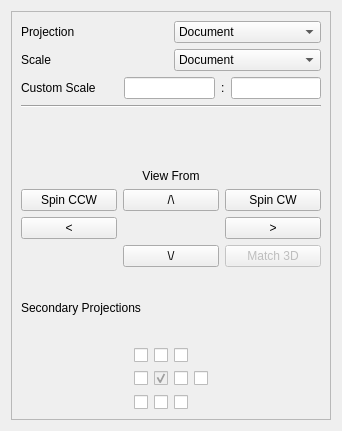
<?xml version="1.0" encoding="UTF-8"?>
<ui version="4.0">
 <class>DrawingGui::TaskProjGroup</class>
 <widget class="QWidget" name="DrawingGui::TaskProjGroup">
  <property name="geometry">
   <rect>
    <x>0</x>
    <y>0</y>
    <width>342</width>
    <height>431</height>
   </rect>
  </property>
  <property name="sizePolicy">
   <sizepolicy hsizetype="Fixed" vsizetype="Expanding">
    <horstretch>0</horstretch>
    <verstretch>0</verstretch>
   </sizepolicy>
  </property>
  <property name="minimumSize">
   <size>
    <width>250</width>
    <height>0</height>
   </size>
  </property>
  <property name="windowTitle">
   <string>Projection Group</string>
  </property>
  <layout class="QVBoxLayout" name="verticalLayout_2">
   <item>
    <widget class="QFrame" name="frame">
     <property name="sizePolicy">
      <sizepolicy hsizetype="Expanding" vsizetype="Expanding">
       <horstretch>0</horstretch>
       <verstretch>0</verstretch>
      </sizepolicy>
     </property>
     <property name="frameShape">
      <enum>QFrame::StyledPanel</enum>
     </property>
     <property name="frameShadow">
      <enum>QFrame::Raised</enum>
     </property>
     <layout class="QVBoxLayout" name="verticalLayout_3">
      <item>
       <layout class="QVBoxLayout" name="verticalLayout">
        <property name="sizeConstraint">
         <enum>QLayout::SetDefaultConstraint</enum>
        </property>
        <item>
         <layout class="QHBoxLayout" name="horizontalLayout_3">
          <item>
           <widget class="QLabel" name="label_7">
            <property name="text">
             <string>Projection</string>
            </property>
           </widget>
          </item>
          <item>
           <widget class="QComboBox" name="projection">
            <property name="editable">
             <bool>false</bool>
            </property>
            <item>
             <property name="text">
              <string>Document</string>
             </property>
            </item>
            <item>
             <property name="text">
              <string>First Angle</string>
             </property>
            </item>
            <item>
             <property name="text">
              <string>Third Angle</string>
             </property>
            </item>
           </widget>
          </item>
         </layout>
        </item>
        <item>
         <layout class="QHBoxLayout" name="horizontalLayout_5">
          <item>
           <widget class="QLabel" name="label">
            <property name="text">
             <string>Scale</string>
            </property>
           </widget>
          </item>
          <item>
           <widget class="QComboBox" name="cmbScaleType">
            <item>
             <property name="text">
              <string>Document</string>
             </property>
            </item>
            <item>
             <property name="text">
              <string>Automatic</string>
             </property>
            </item>
            <item>
             <property name="text">
              <string>Custom</string>
             </property>
            </item>
           </widget>
          </item>
         </layout>
        </item>
        <item>
         <layout class="QHBoxLayout" name="horizontalLayout_6">
          <item>
           <widget class="QLabel" name="label_2">
            <property name="text">
             <string>Custom Scale</string>
            </property>
           </widget>
          </item>
          <item>
           <spacer name="horizontalSpacer_3">
            <property name="orientation">
             <enum>Qt::Horizontal</enum>
            </property>
            <property name="sizeHint" stdset="0">
             <size>
              <width>40</width>
              <height>20</height>
             </size>
            </property>
           </spacer>
          </item>
          <item>
           <widget class="QLineEdit" name="scaleNum">
            <property name="sizePolicy">
             <sizepolicy hsizetype="Expanding" vsizetype="Fixed">
              <horstretch>0</horstretch>
              <verstretch>0</verstretch>
             </sizepolicy>
            </property>
           </widget>
          </item>
          <item>
           <widget class="QLabel" name="label_4">
            <property name="text">
             <string>:</string>
            </property>
           </widget>
          </item>
          <item>
           <widget class="QLineEdit" name="scaleDenom"/>
          </item>
         </layout>
        </item>
        <item>
         <widget class="Line" name="line">
          <property name="orientation">
           <enum>Qt::Horizontal</enum>
          </property>
         </widget>
        </item>
        <item>
         <layout class="QHBoxLayout" name="horizontalLayout_4">
          <item>
           <widget class="QLabel" name="label_5">
            <property name="text">
             <string>View From</string>
            </property>
            <property name="alignment">
             <set>Qt::AlignBottom|Qt::AlignHCenter</set>
            </property>
           </widget>
          </item>
         </layout>
        </item>
        <item>
         <layout class="QGridLayout" name="gridLayout">
          <item row="2" column="2">
           <widget class="QPushButton" name="butCWRotate">
            <property name="text">
             <string>Spin CW</string>
            </property>
           </widget>
          </item>
          <item row="3" column="2">
           <widget class="QPushButton" name="butRightRotate">
            <property name="text">
             <string>&gt;</string>
            </property>
           </widget>
          </item>
          <item row="2" column="0">
           <widget class="QPushButton" name="butCCWRotate">
            <property name="text">
             <string>Spin CCW</string>
            </property>
           </widget>
          </item>
          <item row="2" column="1">
           <widget class="QPushButton" name="butTopRotate">
            <property name="text">
             <string>/\</string>
            </property>
           </widget>
          </item>
          <item row="4" column="2">
           <widget class="QPushButton" name="pushButton_8">
            <property name="enabled">
             <bool>false</bool>
            </property>
            <property name="text">
             <string>Match 3D</string>
            </property>
           </widget>
          </item>
          <item row="3" column="0">
           <widget class="QPushButton" name="butLeftRotate">
            <property name="text">
             <string>&lt;</string>
            </property>
           </widget>
          </item>
          <item row="4" column="1">
           <widget class="QPushButton" name="butDownRotate">
            <property name="text">
             <string>\/</string>
            </property>
           </widget>
          </item>
         </layout>
        </item>
        <item>
         <layout class="QHBoxLayout" name="horizontalLayout_8">
          <item>
           <widget class="QLabel" name="label_6">
            <property name="text">
             <string>Secondary Projections</string>
            </property>
           </widget>
          </item>
         </layout>
        </item>
        <item>
         <layout class="QGridLayout" name="gridLayout_2">
          <item row="5" column="2">
           <widget class="QCheckBox" name="chkView8">
            <property name="enabled">
             <bool>true</bool>
            </property>
            <property name="text">
             <string/>
            </property>
           </widget>
          </item>
          <item row="3" column="0">
           <spacer name="horizontalSpacer">
            <property name="orientation">
             <enum>Qt::Horizontal</enum>
            </property>
            <property name="sizeHint" stdset="0">
             <size>
              <width>40</width>
              <height>20</height>
             </size>
            </property>
           </spacer>
          </item>
          <item row="3" column="2">
           <widget class="QCheckBox" name="chkView4">
            <property name="enabled">
             <bool>false</bool>
            </property>
            <property name="text">
             <string/>
            </property>
            <property name="checked">
             <bool>true</bool>
            </property>
           </widget>
          </item>
          <item row="3" column="3">
           <widget class="QCheckBox" name="chkView5">
            <property name="text">
             <string/>
            </property>
           </widget>
          </item>
          <item row="3" column="5">
           <spacer name="horizontalSpacer_2">
            <property name="orientation">
             <enum>Qt::Horizontal</enum>
            </property>
            <property name="sizeHint" stdset="0">
             <size>
              <width>40</width>
              <height>20</height>
             </size>
            </property>
           </spacer>
          </item>
          <item row="3" column="1">
           <widget class="QCheckBox" name="chkView3">
            <property name="text">
             <string/>
            </property>
           </widget>
          </item>
          <item row="5" column="1">
           <widget class="QCheckBox" name="chkView7">
            <property name="text">
             <string/>
            </property>
           </widget>
          </item>
          <item row="2" column="2">
           <widget class="QCheckBox" name="chkView1">
            <property name="text">
             <string/>
            </property>
           </widget>
          </item>
          <item row="5" column="3">
           <widget class="QCheckBox" name="chkView9">
            <property name="text">
             <string/>
            </property>
           </widget>
          </item>
          <item row="2" column="3">
           <widget class="QCheckBox" name="chkView2">
            <property name="text">
             <string/>
            </property>
           </widget>
          </item>
          <item row="3" column="4">
           <widget class="QCheckBox" name="chkView6">
            <property name="text">
             <string/>
            </property>
           </widget>
          </item>
          <item row="2" column="1">
           <widget class="QCheckBox" name="chkView0">
            <property name="text">
             <string/>
            </property>
           </widget>
          </item>
         </layout>
        </item>
       </layout>
      </item>
     </layout>
    </widget>
   </item>
  </layout>
 </widget>
 <resources/>
 <connections/>
</ui>
